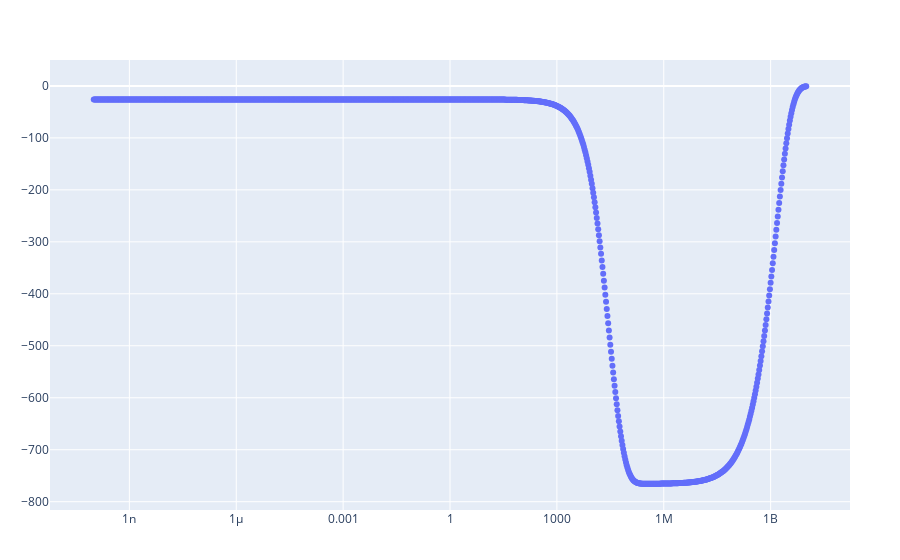

The cell this chart's notebook holds for it:
### Code cell
function plot_power_time_series(nuclide, time_array)
    power_time_series = Float64.(power_time_series_dict[nuclide]) * -1
    time_array = Float64.(time_array)
    plot(scatter(x = time_array, y = power_time_series, mode = "markers"), 
    Layout(xaxis_type = "log"))#, yaxis_type = "log"))
end
plot_power_time_series("207Bi", time_array)

### Figure 1 — Plotly figure (JSON) as saved in the notebook; plotly's stock layout.template omitted (floating-point values rounded to 4 significant figures; data arrays with more than 128 entries replaced by an {"elided": "..."} marker saying what was removed)
{"data": [{"mode": "markers", "type": "scatter", "x": {"elided": "1001 float values"}, "y": {"elided": "1001 float values"}}], "layout": {"margin": {"b": 50, "l": 50, "r": 50, "t": 60}, "xaxis": {"type": "log"}}}
